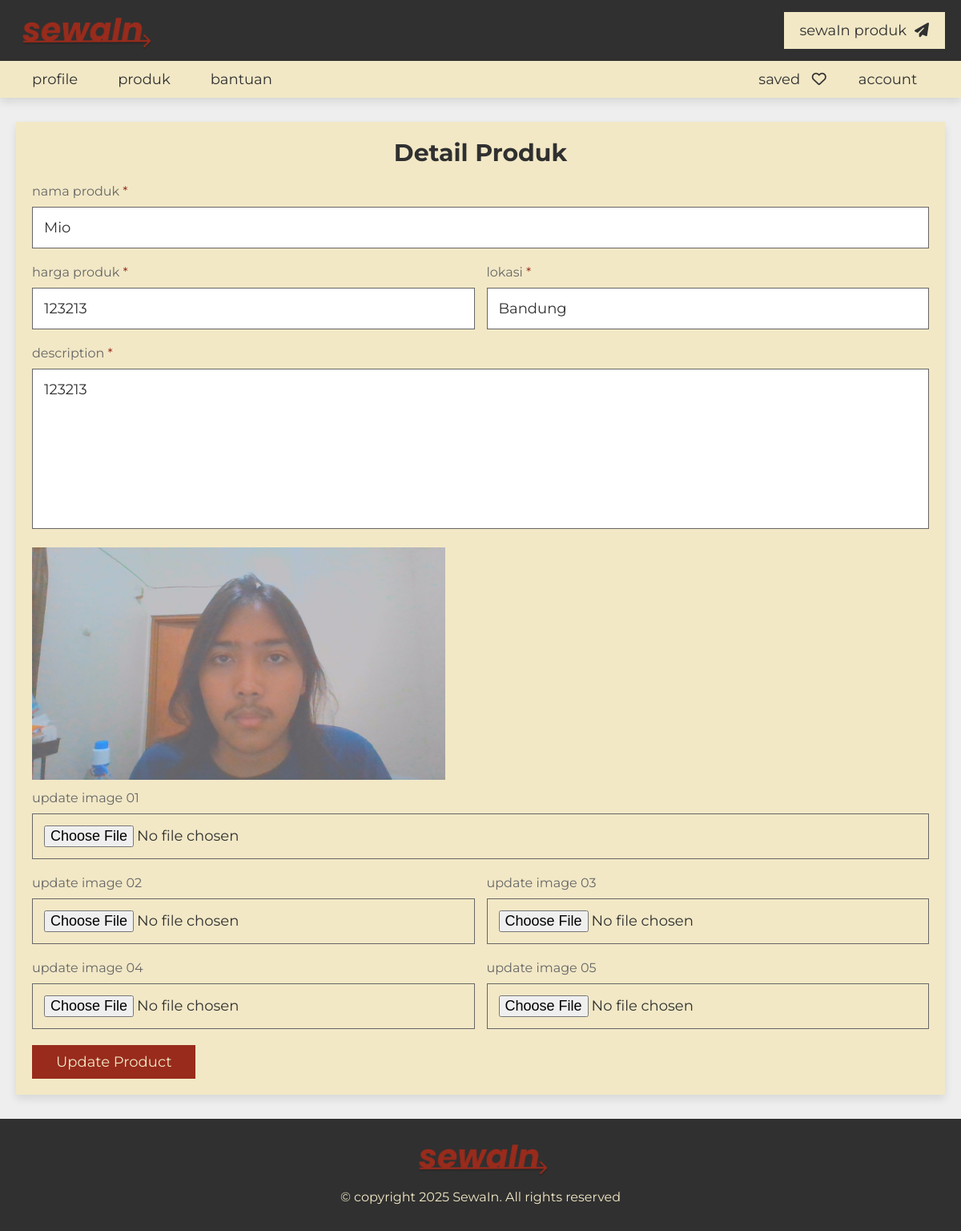
/project/update_property.php?get_id=8 (signed in), run on an earlier commit of the app's database.
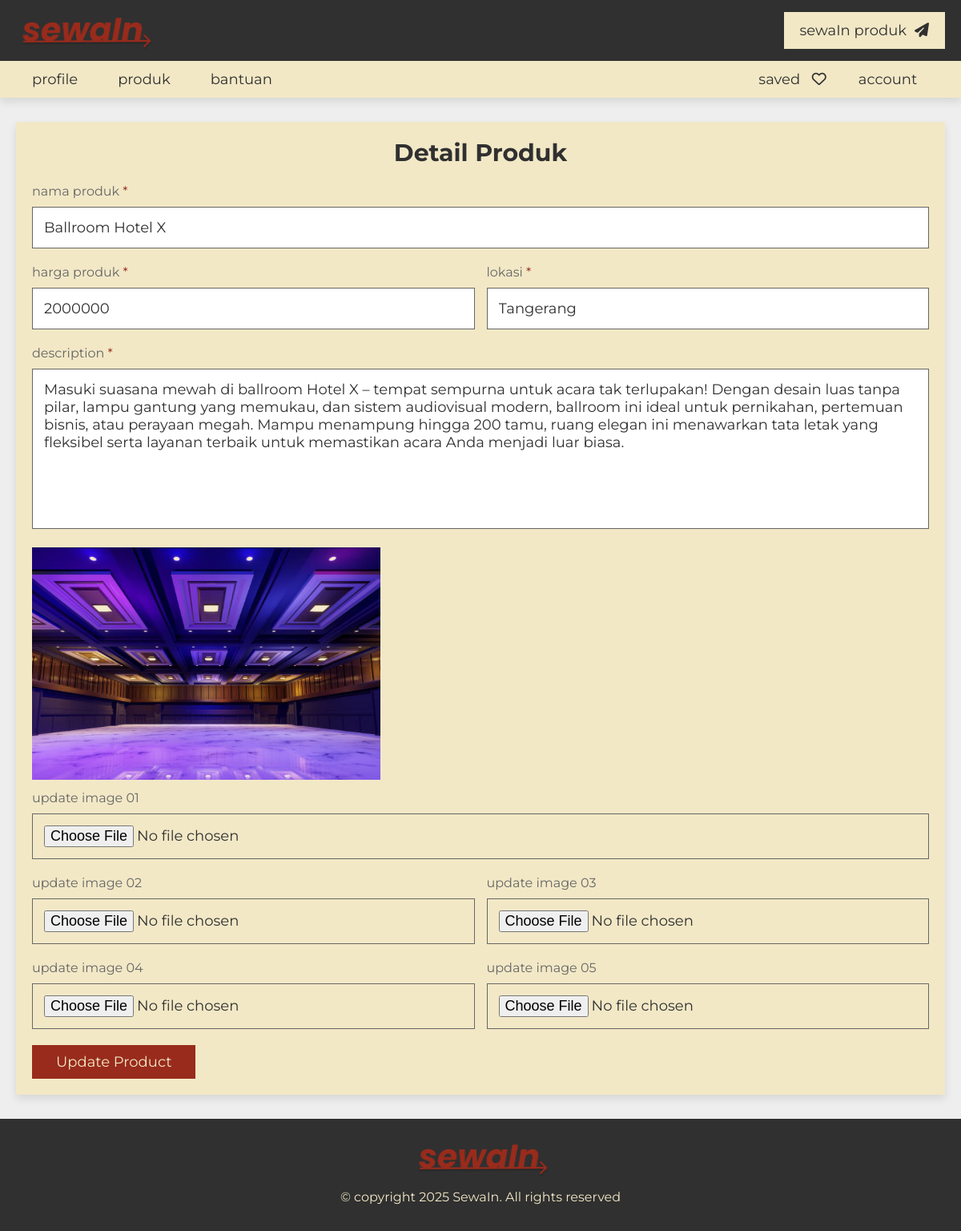
And on a later commit of the database.
### tables this page shows
CREATE TABLE `product` (
  `id` int(20) NOT NULL,
  `user_id` int(20) NOT NULL,
  `product_name` varchar(50) NOT NULL,
  `address` varchar(300) NOT NULL,
  `price` varchar(10) NOT NULL,
  `type` varchar(10) NOT NULL,
  `category` varchar(50) NOT NULL,
  `sub_category` varchar(50) NOT NULL,
  `specific_category` varchar(50) NOT NULL,
  `image_01` varchar(50) NOT NULL,
  `image_02` varchar(50) NOT NULL,
  `image_03` varchar(50) NOT NULL,
  `image_04` varchar(50) NOT NULL,
  `image_05` varchar(50) NOT NULL,
  `description` varchar(1000) NOT NULL,
  `date` date NOT NULL DEFAULT current_timestamp(),
  `click_count` int(11) DEFAULT 0
);

### project/update_property.php (the view, shortened to what this page needs)
<?php
include 'components/connect.php';
if(isset($_GET['get_id'])){
   $get_id = $_GET['get_id'];
}else{
   $get_id = '';
   header('location:home.php');
}
?>
<!DOCTYPE html>
<html lang="en">
<head>
   <link rel="stylesheet" href="https://cdnjs.cloudflare.com/ajax/libs/font-awesome/6.2.0/css/all.min.css">
   <link rel="stylesheet" href="css/style.css">
</head>
<body>
<?php include 'components/user_header.php'; ?>
<section class="product-form">
   <?php
      $select_properties = $conn->prepare("SELECT * FROM `product` WHERE id = ? ORDER BY date DESC LIMIT 1");
      $select_properties->execute([$get_id]);
      if($select_properties->rowCount() > 0){
         while($fetch_product = $select_properties->fetch(PDO::FETCH_ASSOC)){
   ?>
   <form action="" method="POST" enctype="multipart/form-data">
      <h3>detail produk</h3>
      <div class="box">
         <p>nama produk <span>*</span></p>
         <input type="text" name="product_name" required maxlength="50" placeholder="ubah nama produk" value="<?= $fetch_product['product_name']; ?>" class="input">
      </div>
      <div class="flex">
         <div class="box">
            <p>harga produk <span>*</span></p>
            <input type="number" name="price" required min="0" max="9999999999" maxlength="10" value="<?= $fetch_product['price']; ?>" placeholder="ubah harga produk" class="input">
         </div>
         <div class="box">
            <p>lokasi <span>*</span></p>
            <input type="text" name="address" required maxlength="100" placeholder="lokasi produk terbaru" class="input" value="<?= $fetch_product['address']; ?>">
         </div>
      </div>
      <div class="box">
         <p>description <span>*</span></p>
         <textarea name="description" maxlength="1000" class="input" required cols="30" rows="10" placeholder="ubah deskripsi produk" ><?= $fetch_product['description']; ?></textarea>
      </div>
      <div class="box">
         <img src="uploaded_files/<?= $fetch_product['image_01']; ?>" class="image" alt="">
         <p>update image 01</p>
         <input type="file" name="image_01" class="input" accept="image/*">
      </div>
      <div class="flex">
         <div class="box">
            <p>update image 02</p>
            <input type="file" name="image_02" class="input" accept="image/*">
         </div>
         <div class="box">
            <p>update image 03</p>
            <input type="file" name="image_03" class="input" accept="image/*">
         </div>
         <div class="box">
            <p>update image 04</p>
            <input type="file" name="image_04" class="input" accept="image/*">
         </div>
         <div class="box">
            <p>update image 05</p>
            <input type="file" name="image_05" class="input" accept="image/*">
         </div>
      </div>
      <input type="submit" value="update product" class="btn" name="update">
   </form>
   <?php
      }
   }else{
      echo '<p class="empty">product not found! <a href="post_product.php" style="margin-top:1.5rem;" class="btn">add new</a></p>';
   }
   ?>
</section>
<?php include 'components/footer.php'; ?>
</body>
</html>

What changed in the data, as far as the page shows it:
changed product: product_name "Mio" → "Ballroom Hotel X"; price "123213" → "2000000"; address "Bandung" → "Tangerang"; description "123213" → "Masuki suasana mewah di ballroom Hotel X – tempat sempurna untuk acara tak terlupakan! Dengan desain luas tanpa pilar, lampu gantung yang memukau, dan sistem audiovisual modern, ballroom ini ideal untuk pernikahan, pertemuan bisnis, atau perayaan megah. Mampu menampung hingga 200 tamu, ruang elegan ini menawarkan tata letak yang fleksibel serta layanan terbaik untuk memastikan acara Anda menjadi luar biasa."; image_01: a different picture
